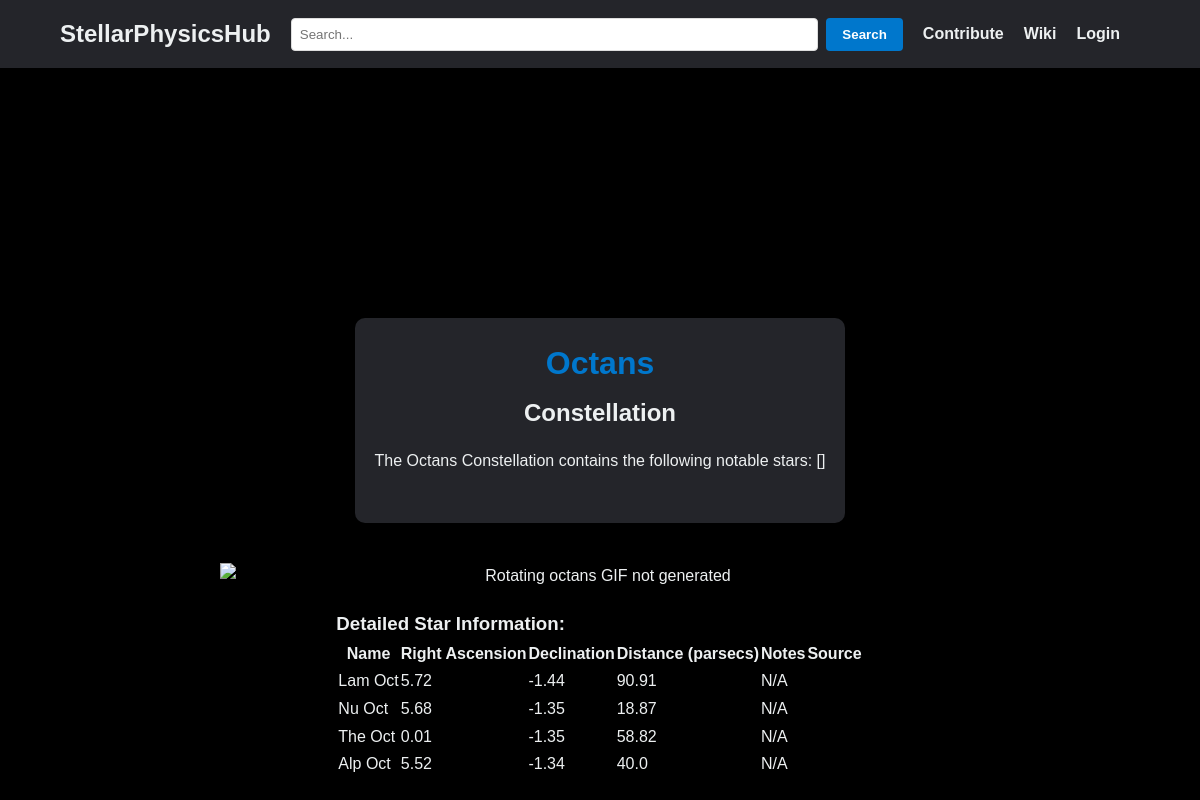
Screenshot of /constellation/Octans with the database file from the repository.
### models.py (models this page shows)
class Constellation(db.Model):
    id = db.Column(db.Integer, primary_key=True)
    name = db.Column(db.String(50), nullable=False)
    description = db.Column(db.Text, nullable=True)
    stars = db.relationship('Star', backref='constellation', lazy=True)
    contributor_id = db.Column(db.Integer, db.ForeignKey('user.id'))
    contributor = db.relationship('User', backref='constellations', lazy=True)

class Star(db.Model):
    id = db.Column(db.Integer, primary_key=True)
    alt_name = db.Column(db.String(50), nullable=False)
    common_name = db.Column(db.String(50), nullable=True)
    right_acension = db.Column(db.Float(), nullable=False)
    declination = db.Column(db.Float(), nullable=False)
    bv_colour = db.Column(db.Float(), nullable=False)
    parsecs = db.Column(db.Float(), nullable=False)
    note = db.Column(db.Text(), nullable=True)
    source = db.Column(db.Text(), nullable=True)
    constellation_id = db.Column(db.Integer, db.ForeignKey('constellation.id'))

### app.py (the view)
@app.route('/constellation/<name>')
def constellation(name):
    layout = 'layout_logged_in.html' if current_user.is_authenticated else 'layout.html'
    constellation_names = [constellation.name for constellation in Constellation.query.all()]
    asterism_names = []#asterism.name for asterism in Asterism.query.all()]
    objects = asterism_names + constellation_names
    constellation = Constellation.query.filter_by(name=name).first_or_404()
    stars = Star.query.filter_by(constellation_id=constellation.id)
    star_details = [
        {
            'name': star.common_name,
            'alt' : star.alt_name,
            'notes': star.note,
            'source': star.source,
            'distance': round(star.parsecs, 2),
            'right_ascension': round(star.right_acension, 2),
            'declination': round(star.declination, 2)
        }
        for star in stars
    ]
    star_names = [star.common_name for star in stars if star.common_name is not None and pd.notna(star.common_name)]
    has_notes = any(star.get('notes') for star in star_details)
    return render_template('body.html', body=constellation, stars=star_details, star_names=star_names, has_notes=has_notes, of_type='Constellation', objects=objects, layout=layout)

### templates/body.html (shortened to what this page needs)
{% extends layout %}
{% block body %}
<link rel="stylesheet" type="text/css" href="{{ url_for('static', filename='index.css') }}">
<main>
    <div class="welcome-container">
        <section class="welcome-section">
            <h1>{{ body.name }}</h1>
            <h2>{{ of_type }}</h2>
            <p>The {{ body.name }} {{ of_type }} contains the following notable stars: {{ star_names }} </p>
        </section>
    </div>
    <img src='https://raw.githubusercontent.com/WDoyle123/StarScholar3D/main/animations/{{ of_type | lower }}s/rotating_{{ body.name | lower | replace(" ", "_") }}.gif' alt='Rotating {{ body.name | lower | replace(" ", "_") }} GIF not generated' id='stars-gif'>
    <section class="star-details-section">
        <h3>Detailed Star Information:</h3>
        <table>
            <tr>
                <th>Name</th>
                <th>Right Ascension</th>
                <th>Declination</th>
                <th>Distance (parsecs)</th>
                <th>Notes</th>
                <th>Source</th>
            </tr>
            {% for star in stars %}
                <tr>
                    <td>{{ star.name or star.alt}}</td>
                    <td>{{ star.right_ascension }}</td>
                    <td>{{ star.declination }}</td>
                    <td>{{ star.distance }}</td>
                    <td>{{ star.source or 'N/A' }}</td>
                </tr>
            {% endfor %}
        </table>
    </section>
</main>
{% endblock %}

### templates/layout.html (shortened to what this page needs)
<!DOCTYPE html>
<html lang='en'>
<head>
    <link rel="stylesheet" type="text/css" href="{{ url_for('static', filename='styles.css') }}">
</head>
<body>
    <header>
        <a href='/' class='logo'>StellarPhysicsHub</a>
		<form action="/search" method="get">
    <input type="search" name="query" placeholder="Search..." list="search-options" autocomplete='off'>
    <button type="submit">Search</button>
</form>
        <nav>
            <ul class='nav_links'>
		<li><a href='/contribute'>Contribute</a></li>
                <li><a href='/wiki'>Wiki</a></li>
                <li><a href='/login'>Login</a></li>
            </ul>
        </nav>
    </header>
    {% block body %}{% endblock %}
</body>
</html>

### static/styles.css (style rules this page uses)
body, html { height: 100%; margin: 0; font-family: Monserrat, sans-serif; }
* { box-sizing: border-box; margin: 0; padding: 0; font-family: 'Montserrat', sans-serif; color: #edf0f1; }
header { display: flex; justify-content: space-between; align-items: center; padding: 15px 60px; background-color: #24252A; }
.logo { font-size: 24px; font-weight: bold; text-decoration: none; color: #edf0f1; transition: all 0.3s ease 0s; }
.nav_links { list-style: none; display: flex; }
.nav_links li a { padding-right: 20px; font-weight: bold; transition: all 0.3s ease 0s; text-decoration: none; color: #edf0f1; }
button { padding: 8px 16px; margin-left: 8px; background-color: #0077cc; border: none; border-radius: 4px; cursor: pointer; font-weight: bold; color: white; transition: all 0.3s ease 0s; }
form { flex-grow: 1; display: flex; justify-content: center; padding: 0 20px; max-width: 800px; margin: 0 auto; }
input[type="search"] { flex-grow: 1; padding: 8px; border: 1px solid #ddd; border-radius: 4px; background-color: white; color: black; }

### static/index.css (style rules this page uses)
body, html { height: 100%; }
* { box-sizing: border-box; margin: 0; padding: 0; font-family: Monserrat, sans-serif; }
body { background-color: black; color: #333; line-height: 1.6; }
main { display: flex; flex-direction: column; justify-content: center; align-items: center; height: calc(100vh - 60px); padding: 20px; margin: 0 auto; max-width: 800px; margin-top: 100px; }
.welcome-section, #stars-gif { width: 100%; max-width: 800px; margin-bottom: 20px; text-align:center; }
.welcome-container { background-color: #24252A; border-radius: 10px; padding: 20px; margin: 20px auto; max-width: 800px; }
.welcome-section h1 { color: #0077cc; margin-bottom: 5px; font-size:32px }
.welcome-section h2 { margin-bottom:15px; }
#stars-gif { display: block; width: 100%; height: auto; margin-top: 20px; }
.welcome-section p { padding-bottom:10px; }

### rows the page displays
Constellation: name "Octans"
Star: alt_name "Lam Oct", right_ascension "5.72", declination "-1.44", distance "90.91", source "N/A"
Star: alt_name "Nu Oct", right_ascension "5.68", declination "-1.35", distance "18.87", source "N/A"
Star: alt_name "The Oct", right_ascension "0.01", declination "-1.35", distance "58.82", source "N/A"
Star: alt_name "Alp Oct", right_ascension "5.52", declination "-1.34", distance "40.0", source "N/A"

### other values shown
{{ of_type }} "Constellation"
{{ star_names }} "[]"
